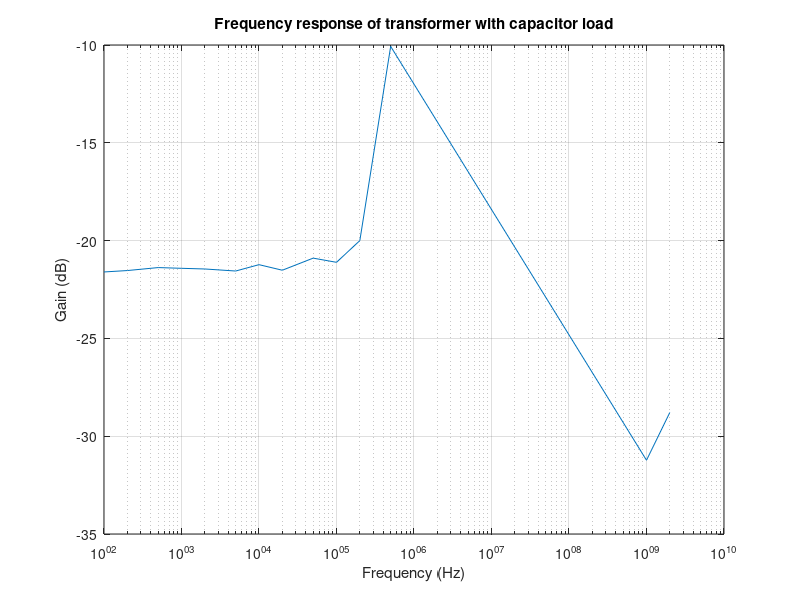

This chart was generated by the following MATLAB code:
freq = [100, 200, 500, 1e+3, 2e+3, 5e+3, 10e+3, 20e+3, 50e+3, 100e+3, 200e+3, 500e+3, 1e+9, 2e+9];

Vi = [7.12, 7.92, 8.72, 9.04, 9.36, 9.76, 10.6, 10.0, 10.2, 10.0, 8.40, 4.40, 2.04, 1.32];
Vo = [592e-3, 664e-3, 744e-3, 768e-3, 792e-3, 816e-3, 920e-3, 840e-3, 920e-3, 880e-3, 840e-3, 1.38, 56.0e-3, 48.0e-3];

gain = Vo ./ Vi;

gain_dB = 20*log10(gain);

semilogx(freq, gain_dB)
grid on
title('Frequency response of transformer with capacitor load')
xlabel('Frequency (Hz)')
ylabel('Gain (dB)')